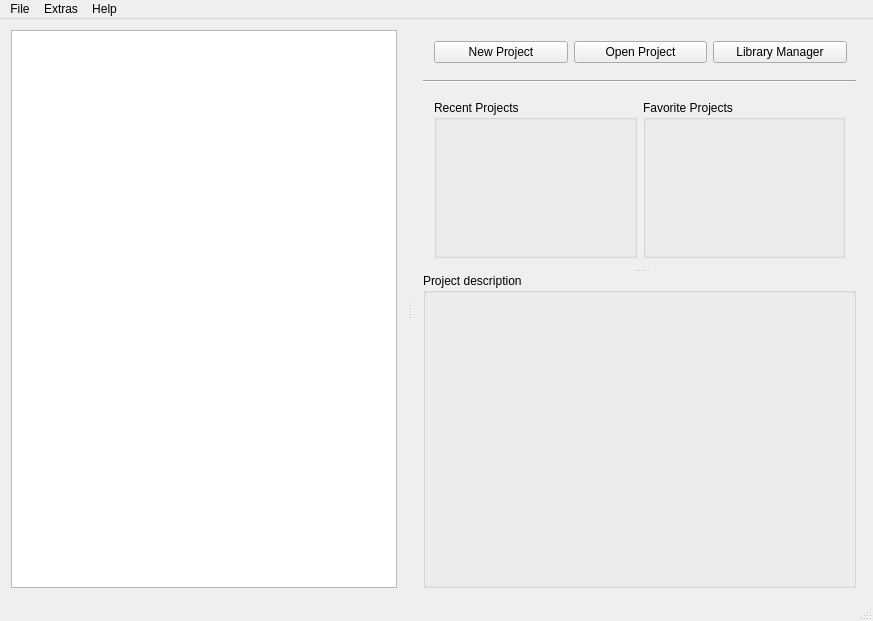
<?xml version="1.0" encoding="UTF-8"?>
<ui version="4.0">
 <class>librepcb::ControlPanel</class>
 <widget class="QMainWindow" name="librepcb::ControlPanel">
  <property name="geometry">
   <rect>
    <x>0</x>
    <y>0</y>
    <width>873</width>
    <height>621</height>
   </rect>
  </property>
  <property name="windowTitle">
   <string>LibrePCB ControlPanel</string>
  </property>
  <property name="windowIcon">
   <iconset resource="../../img/images.qrc">
    <normaloff>:/img/app.png</normaloff>:/img/app.png</iconset>
  </property>
  <widget class="QWidget" name="centralWidget">
   <layout class="QVBoxLayout" name="verticalLayout_2">
    <property name="leftMargin">
     <number>0</number>
    </property>
    <property name="topMargin">
     <number>0</number>
    </property>
    <property name="rightMargin">
     <number>6</number>
    </property>
    <property name="bottomMargin">
     <number>0</number>
    </property>
    <item>
     <widget class="QSplitter" name="splitter_h">
      <property name="orientation">
       <enum>Qt::Horizontal</enum>
      </property>
      <property name="childrenCollapsible">
       <bool>false</bool>
      </property>
      <widget class="QWidget" name="layoutWidget">
       <layout class="QVBoxLayout" name="verticalLayout_4">
        <item>
         <widget class="QTreeView" name="projectTreeView">
          <property name="mouseTracking">
           <bool>true</bool>
          </property>
          <property name="contextMenuPolicy">
           <enum>Qt::CustomContextMenu</enum>
          </property>
          <property name="editTriggers">
           <set>QAbstractItemView::NoEditTriggers</set>
          </property>
          <property name="alternatingRowColors">
           <bool>true</bool>
          </property>
          <property name="rootIsDecorated">
           <bool>true</bool>
          </property>
          <property name="sortingEnabled">
           <bool>false</bool>
          </property>
          <property name="animated">
           <bool>true</bool>
          </property>
          <property name="expandsOnDoubleClick">
           <bool>false</bool>
          </property>
          <attribute name="headerShowSortIndicator" stdset="0">
           <bool>false</bool>
          </attribute>
         </widget>
        </item>
       </layout>
      </widget>
      <widget class="QWidget" name="layoutWidget1">
       <layout class="QVBoxLayout" name="verticalLayout">
        <item>
         <widget class="QFrame" name="frame">
          <property name="sizePolicy">
           <sizepolicy hsizetype="Preferred" vsizetype="Fixed">
            <horstretch>0</horstretch>
            <verstretch>0</verstretch>
           </sizepolicy>
          </property>
          <property name="frameShape">
           <enum>QFrame::NoFrame</enum>
          </property>
          <property name="frameShadow">
           <enum>QFrame::Raised</enum>
          </property>
          <layout class="QHBoxLayout" name="horizontalLayout_2">
           <property name="rightMargin">
            <number>9</number>
           </property>
           <item>
            <widget class="QPushButton" name="newProjectButton">
             <property name="text">
              <string>New Project</string>
             </property>
             <property name="icon">
              <iconset resource="../../img/images.qrc">
               <normaloff>:/img/actions/new.png</normaloff>:/img/actions/new.png</iconset>
             </property>
             <property name="iconSize">
              <size>
               <width>24</width>
               <height>24</height>
              </size>
             </property>
            </widget>
           </item>
           <item>
            <widget class="QPushButton" name="openProjectButton">
             <property name="text">
              <string>Open Project</string>
             </property>
             <property name="icon">
              <iconset resource="../../img/images.qrc">
               <normaloff>:/img/actions/open.png</normaloff>:/img/actions/open.png</iconset>
             </property>
             <property name="iconSize">
              <size>
               <width>24</width>
               <height>24</height>
              </size>
             </property>
            </widget>
           </item>
           <item>
            <widget class="QPushButton" name="openLibraryManagerButton">
             <property name="text">
              <string>Library Manager</string>
             </property>
             <property name="icon">
              <iconset resource="../../img/images.qrc">
               <normaloff>:/img/library/symbol.png</normaloff>:/img/library/symbol.png</iconset>
             </property>
             <property name="iconSize">
              <size>
               <width>24</width>
               <height>24</height>
              </size>
             </property>
            </widget>
           </item>
          </layout>
         </widget>
        </item>
        <item>
         <widget class="Line" name="line">
          <property name="orientation">
           <enum>Qt::Horizontal</enum>
          </property>
         </widget>
        </item>
        <item>
         <widget class="QSplitter" name="splitter_v">
          <property name="frameShape">
           <enum>QFrame::NoFrame</enum>
          </property>
          <property name="orientation">
           <enum>Qt::Vertical</enum>
          </property>
          <property name="childrenCollapsible">
           <bool>false</bool>
          </property>
          <widget class="QWidget" name="layoutWidget2">
           <layout class="QHBoxLayout" name="horizontalLayout">
            <item>
             <widget class="QGroupBox" name="groupBox_2">
              <property name="sizePolicy">
               <sizepolicy hsizetype="Expanding" vsizetype="Minimum">
                <horstretch>0</horstretch>
                <verstretch>0</verstretch>
               </sizepolicy>
              </property>
              <property name="maximumSize">
               <size>
                <width>16777215</width>
                <height>16777215</height>
               </size>
              </property>
              <property name="title">
               <string>Recent Projects</string>
              </property>
              <layout class="QVBoxLayout" name="verticalLayout_3">
               <item>
                <widget class="QListView" name="recentProjectsListView">
                 <property name="sizePolicy">
                  <sizepolicy hsizetype="Expanding" vsizetype="Minimum">
                   <horstretch>0</horstretch>
                   <verstretch>0</verstretch>
                  </sizepolicy>
                 </property>
                 <property name="mouseTracking">
                  <bool>true</bool>
                 </property>
                 <property name="contextMenuPolicy">
                  <enum>Qt::CustomContextMenu</enum>
                 </property>
                 <property name="styleSheet">
                  <string notr="true">QListView
{ 
	background-color: rgba(0, 0, 0, 0);
	border: 0px;
}
QListView::item:hover 
{
    background: qlineargradient(spread:pad, x1:0, y1:0, x2:1, y2:0, stop:0 rgba(0, 170, 255, 100), stop:1 rgba(0, 170, 255, 0));
}
QListView::item 
{
	color: blue; 
}</string>
                 </property>
                 <property name="frameShape">
                  <enum>QFrame::NoFrame</enum>
                 </property>
                 <property name="verticalScrollBarPolicy">
                  <enum>Qt::ScrollBarAsNeeded</enum>
                 </property>
                 <property name="horizontalScrollBarPolicy">
                  <enum>Qt::ScrollBarAlwaysOff</enum>
                 </property>
                 <property name="sizeAdjustPolicy">
                  <enum>QAbstractScrollArea::AdjustToContents</enum>
                 </property>
                 <property name="editTriggers">
                  <set>QAbstractItemView::NoEditTriggers</set>
                 </property>
                 <property name="showDropIndicator" stdset="0">
                  <bool>false</bool>
                 </property>
                 <property name="selectionMode">
                  <enum>QAbstractItemView::NoSelection</enum>
                 </property>
                 <property name="selectionBehavior">
                  <enum>QAbstractItemView::SelectRows</enum>
                 </property>
                 <property name="resizeMode">
                  <enum>QListView::Adjust</enum>
                 </property>
                </widget>
               </item>
              </layout>
             </widget>
            </item>
            <item>
             <widget class="QGroupBox" name="groupBox">
              <property name="sizePolicy">
               <sizepolicy hsizetype="Expanding" vsizetype="Minimum">
                <horstretch>0</horstretch>
                <verstretch>0</verstretch>
               </sizepolicy>
              </property>
              <property name="title">
               <string>Favorite Projects</string>
              </property>
              <layout class="QVBoxLayout" name="verticalLayout_5">
               <item>
                <widget class="QListView" name="favoriteProjectsListView">
                 <property name="sizePolicy">
                  <sizepolicy hsizetype="Expanding" vsizetype="Minimum">
                   <horstretch>0</horstretch>
                   <verstretch>0</verstretch>
                  </sizepolicy>
                 </property>
                 <property name="mouseTracking">
                  <bool>true</bool>
                 </property>
                 <property name="contextMenuPolicy">
                  <enum>Qt::CustomContextMenu</enum>
                 </property>
                 <property name="styleSheet">
                  <string notr="true">QListView
{ 
	background-color: rgba(0, 0, 0, 0);
	border: 0px;
}
QListView::item:hover 
{
    background: qlineargradient(spread:pad, x1:0, y1:0, x2:1, y2:0, stop:0 rgba(0, 170, 255, 100), stop:1 rgba(0, 170, 255, 0));
}
QListView::item 
{
	color: blue; 
}</string>
                 </property>
                 <property name="frameShape">
                  <enum>QFrame::NoFrame</enum>
                 </property>
                 <property name="verticalScrollBarPolicy">
                  <enum>Qt::ScrollBarAsNeeded</enum>
                 </property>
                 <property name="horizontalScrollBarPolicy">
                  <enum>Qt::ScrollBarAlwaysOff</enum>
                 </property>
                 <property name="sizeAdjustPolicy">
                  <enum>QAbstractScrollArea::AdjustToContents</enum>
                 </property>
                 <property name="editTriggers">
                  <set>QAbstractItemView::NoEditTriggers</set>
                 </property>
                 <property name="showDropIndicator" stdset="0">
                  <bool>false</bool>
                 </property>
                 <property name="selectionMode">
                  <enum>QAbstractItemView::NoSelection</enum>
                 </property>
                 <property name="selectionBehavior">
                  <enum>QAbstractItemView::SelectRows</enum>
                 </property>
                 <property name="resizeMode">
                  <enum>QListView::Adjust</enum>
                 </property>
                </widget>
               </item>
              </layout>
             </widget>
            </item>
           </layout>
          </widget>
          <widget class="QGroupBox" name="groupBox_3">
           <property name="sizePolicy">
            <sizepolicy hsizetype="Expanding" vsizetype="Expanding">
             <horstretch>0</horstretch>
             <verstretch>0</verstretch>
            </sizepolicy>
           </property>
           <property name="title">
            <string>Project description</string>
           </property>
           <layout class="QVBoxLayout" name="verticalLayout_6">
            <item>
             <widget class="QTextBrowser" name="textBrowser">
              <property name="styleSheet">
               <string notr="true">background-color: transparent;</string>
              </property>
              <property name="frameShape">
               <enum>QFrame::NoFrame</enum>
              </property>
              <property name="openExternalLinks">
               <bool>true</bool>
              </property>
             </widget>
            </item>
           </layout>
          </widget>
         </widget>
        </item>
       </layout>
      </widget>
     </widget>
    </item>
   </layout>
  </widget>
  <widget class="QMenuBar" name="menuBar">
   <property name="geometry">
    <rect>
     <x>0</x>
     <y>0</y>
     <width>873</width>
     <height>22</height>
    </rect>
   </property>
   <widget class="QMenu" name="menuFile">
    <property name="title">
     <string>File</string>
    </property>
    <addaction name="actionNew_Project"/>
    <addaction name="actionOpen_Project"/>
    <addaction name="actionClose_all_open_projects"/>
    <addaction name="separator"/>
    <addaction name="actionSwitch_Workspace"/>
    <addaction name="separator"/>
    <addaction name="actionQuit"/>
   </widget>
   <widget class="QMenu" name="menuHelp">
    <property name="title">
     <string>Help</string>
    </property>
    <addaction name="actionAbout"/>
    <addaction name="actionAbout_Qt"/>
   </widget>
   <widget class="QMenu" name="menuExtras">
    <property name="title">
     <string>Extras</string>
    </property>
    <addaction name="actionRescanLibrary"/>
    <addaction name="actionOpen_Library_Manager"/>
    <addaction name="separator"/>
    <addaction name="actionWorkspace_Settings"/>
   </widget>
   <addaction name="menuFile"/>
   <addaction name="menuExtras"/>
   <addaction name="menuHelp"/>
  </widget>
  <widget class="QStatusBar" name="statusBar"/>
  <action name="actionQuit">
   <property name="icon">
    <iconset resource="../../img/images.qrc">
     <normaloff>:/img/actions/quit.png</normaloff>:/img/actions/quit.png</iconset>
   </property>
   <property name="text">
    <string>Quit</string>
   </property>
   <property name="shortcut">
    <string>Ctrl+Q</string>
   </property>
   <property name="menuRole">
    <enum>QAction::QuitRole</enum>
   </property>
  </action>
  <action name="actionAbout_Qt">
   <property name="text">
    <string>About Qt</string>
   </property>
   <property name="menuRole">
    <enum>QAction::AboutQtRole</enum>
   </property>
  </action>
  <action name="actionAbout">
   <property name="icon">
    <iconset resource="../../img/images.qrc">
     <normaloff>:/img/actions/info.png</normaloff>:/img/actions/info.png</iconset>
   </property>
   <property name="text">
    <string>About</string>
   </property>
   <property name="menuRole">
    <enum>QAction::AboutRole</enum>
   </property>
  </action>
  <action name="actionNew_Project">
   <property name="icon">
    <iconset resource="../../img/images.qrc">
     <normaloff>:/img/actions/new.png</normaloff>:/img/actions/new.png</iconset>
   </property>
   <property name="text">
    <string>New Project</string>
   </property>
  </action>
  <action name="actionOpen_Project">
   <property name="icon">
    <iconset resource="../../img/images.qrc">
     <normaloff>:/img/actions/open.png</normaloff>:/img/actions/open.png</iconset>
   </property>
   <property name="text">
    <string>Open Project</string>
   </property>
  </action>
  <action name="actionSwitch_Workspace">
   <property name="text">
    <string>Switch Workspace</string>
   </property>
  </action>
  <action name="actionWorkspace_Settings">
   <property name="icon">
    <iconset resource="../../img/images.qrc">
     <normaloff>:/img/actions/settings.png</normaloff>:/img/actions/settings.png</iconset>
   </property>
   <property name="text">
    <string>Workspace Settings</string>
   </property>
   <property name="menuRole">
    <enum>QAction::PreferencesRole</enum>
   </property>
  </action>
  <action name="actionOpen_Library_Manager">
   <property name="icon">
    <iconset resource="../../img/images.qrc">
     <normaloff>:/img/library/symbol.png</normaloff>:/img/library/symbol.png</iconset>
   </property>
   <property name="text">
    <string>Open Library Manager</string>
   </property>
   <property name="toolTip">
    <string>Open Library Manager</string>
   </property>
  </action>
  <action name="actionClose_all_open_projects">
   <property name="icon">
    <iconset resource="../../img/images.qrc">
     <normaloff>:/img/actions/close.png</normaloff>:/img/actions/close.png</iconset>
   </property>
   <property name="text">
    <string>Close all open projects</string>
   </property>
  </action>
  <action name="actionRescanLibrary">
   <property name="text">
    <string>Rescan Library</string>
   </property>
  </action>
 </widget>
 <layoutdefault spacing="6" margin="11"/>
 <resources>
  <include location="../../img/images.qrc"/>
 </resources>
 <connections>
  <connection>
   <sender>newProjectButton</sender>
   <signal>clicked()</signal>
   <receiver>actionNew_Project</receiver>
   <slot>trigger()</slot>
   <hints>
    <hint type="sourcelabel">
     <x>415</x>
     <y>54</y>
    </hint>
    <hint type="destinationlabel">
     <x>-1</x>
     <y>-1</y>
    </hint>
   </hints>
  </connection>
  <connection>
   <sender>openProjectButton</sender>
   <signal>clicked()</signal>
   <receiver>actionOpen_Project</receiver>
   <slot>trigger()</slot>
   <hints>
    <hint type="sourcelabel">
     <x>592</x>
     <y>54</y>
    </hint>
    <hint type="destinationlabel">
     <x>-1</x>
     <y>-1</y>
    </hint>
   </hints>
  </connection>
  <connection>
   <sender>openLibraryManagerButton</sender>
   <signal>clicked()</signal>
   <receiver>actionOpen_Library_Manager</receiver>
   <slot>trigger()</slot>
   <hints>
    <hint type="sourcelabel">
     <x>732</x>
     <y>54</y>
    </hint>
    <hint type="destinationlabel">
     <x>-1</x>
     <y>-1</y>
    </hint>
   </hints>
  </connection>
 </connections>
</ui>
